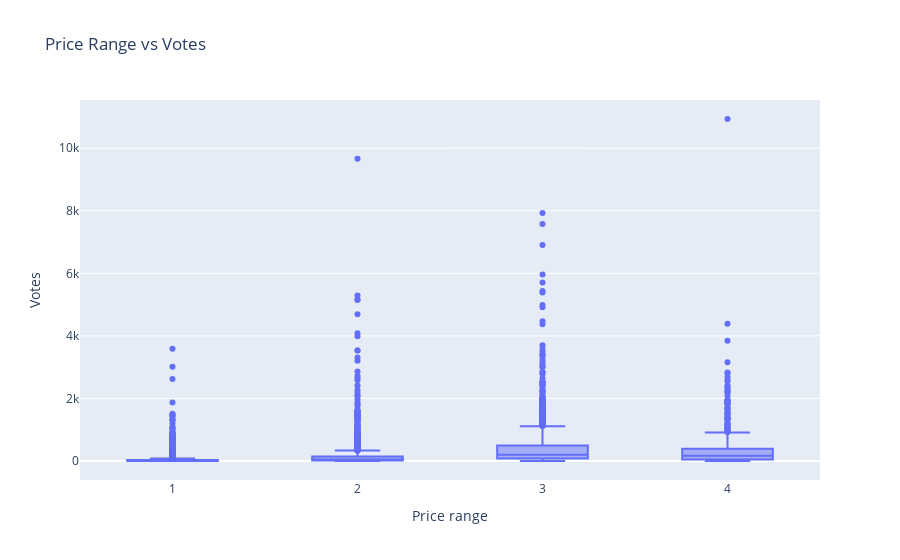

Source (notebook cell):
### Code cell
fig = px.box(
    df,
    x="Price range",
    y="Votes",
    title="Price Range vs Votes"
)

fig.show()

### Figure 1 — Plotly figure (JSON) as saved in the notebook; plotly's stock layout.template omitted (floating-point values rounded to 4 significant figures; data arrays with more than 128 entries replaced by an {"elided": "..."} marker saying what was removed)
{"data": [{"alignmentgroup": "True", "hovertemplate": "Price range=%{x}<br>Votes=%{y}<extra></extra>", "legendgroup": "", "marker": {"color": "#636efa"}, "name": "", "notched": false, "offsetgroup": "", "orientation": "v", "showlegend": false, "type": "box", "x": {"elided": "9551 int values"}, "x0": " ", "xaxis": "x", "y": {"elided": "9551 int values"}, "y0": " ", "yaxis": "y"}], "layout": {"boxmode": "group", "legend": {"tracegroupgap": 0}, "title": {"text": "Price Range vs Votes"}, "xaxis": {"anchor": "y", "domain": [0, 1], "title": {"text": "Price range"}}, "yaxis": {"anchor": "x", "domain": [0, 1], "title": {"text": "Votes"}}}}
